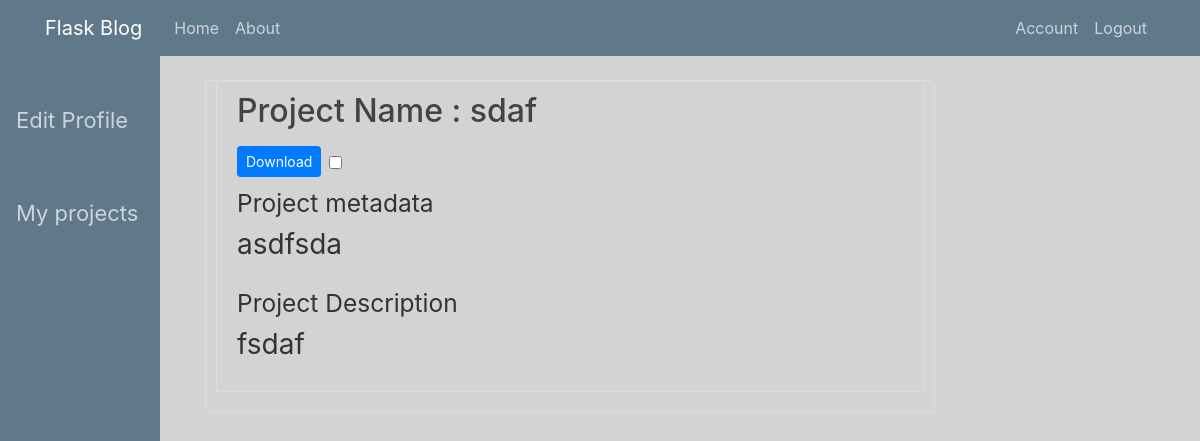
/userproject/1 (signed in), run on the app's committed database.
### flaskblog/models.py (models this page shows, shortened)
class Projects(db.Model):
    id = db.Column(db.Integer,primary_key=True, autoincrement=True)
    userloginid = db.Column(db.String(20), unique=False, nullable=False)
    projecttitle = db.Column(db.String(20))
    pmetadata = db.Column(db.String(20))
    pdescription = db.Column(db.String(20))
    name = db.Column(db.String(300))
    data = db.Column(db.LargeBinary)

### flaskblog/routes.py (the view)
@app.route("/userproject/<int:project_id>")
def userproject(project_id):
    project = Projects.query.get_or_404(project_id)
    return render_template('userproject.html', title='project.title', project=project)

### flaskblog/models.py (called while the page is built)
@login_manager.user_loader
def load_user(user_id):
    return User.query.get(int(user_id))

### flaskblog/templates/userproject.html (shortened to what this page needs)
{% extends "layout.html" %}
{% block content1 %}
<div class="content-section menucontent">
    <article class="media content-section">
        <div class="media-body">
            <h2 class="article-title">Project Name : {{ project.projecttitle }}</h2>
            {% if project.userloginid == current_user.userloginid %}
                <div>
                    <a class="btn btn-secondary btn-sm mt-1 mb-1" href="{{ url_for('updateproject', project_id=project.id) }}">Update</a>
                    <button type="button" class="btn btn-danger btn-sm m-1" data-toggle="modal" data-target="#deleteModal">Delete</button>
                    <a class="btn btn-primary btn-sm mt-1 mb-1" href="{{ url_for('downloadproject', project_id=project.id) }}">Download</a>
                </div>
            {% elif  current_user.profession.lower().startswith('s')%}
                <div>
                    <a class="btn btn-primary btn-sm mt-1 mb-1" href="{{ url_for('downloadproject', project_id=project.id) }}">Download</a>
                    <input id="wanted" type="checkbox" data-toggle="toggle" data-on="Intrested" data-style="slow" data-off="Not Intrested" data-onstyle="success" data-offstyle="danger" data-size="small">
                </div>
            {% endif %}
            <small>Project metadata</small>
            <p class="article-content">{{ project.pmetadata }}</p>
            <small>Project Description</small>
            <p class="article-content">{{ project.pdescription }}</p>
        </div>
    </article>
</div>
{% endblock %}

### flaskblog/static/main.css (style rules this page uses)
body { background: lightgrey; color: #333333; margin-top: 5rem; z-index: 99; }
h1, h2, h3, h4, h5, h6 { color: #444444; }
.content-section { background: lightgrey; width: 100%; padding: 10px 20px; border: 1px solid #dddddd; border-radius: 3px; margin-bottom: 20px; }
.article-title { color: #444444; }
.article-content { white-space: pre-line; }
.menucontent { margin-left: 160px; font-size: 28px; padding: 0px 10px; z-index: 1; }

### data on the page
Projects: projecttitle "sdaf", pmetadata "asdfsda", pdescription "fsdaf"
